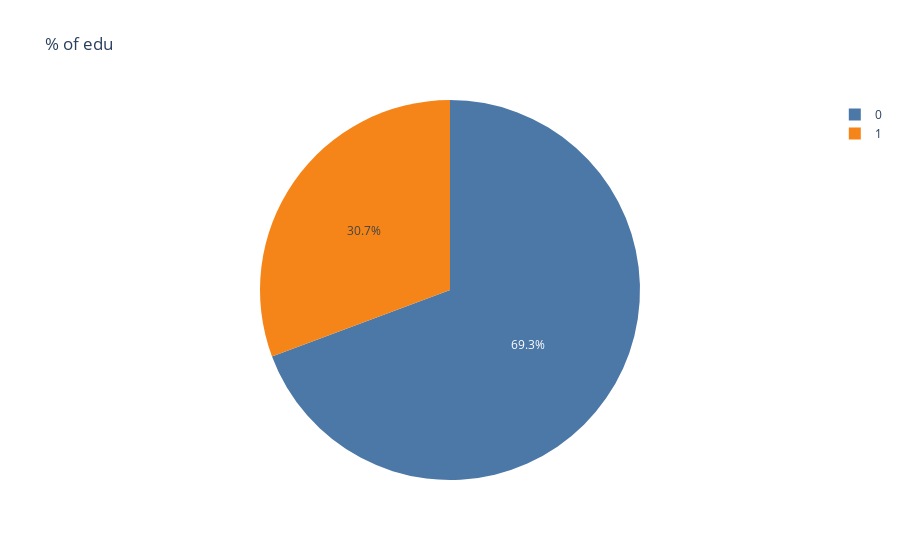

Here is the notebook cell this chart was saved with:
### Code cell
px.pie(df, values='educational-num', names='education', title='% of edu', color_discrete_sequence = px.colors.qualitative.T10)

### Figure 1 — Plotly figure (JSON) as saved in the notebook; plotly's stock layout.template omitted (floating-point values rounded to 4 significant figures; data arrays with more than 128 entries replaced by an {"elided": "..."} marker saying what was removed)
{"data": [{"domain": {"x": [0, 1], "y": [0, 1]}, "hovertemplate": "education=%{label}<br>educational-num=%{value}<extra></extra>", "labels": {"elided": "48842 int values"}, "legendgroup": "", "name": "", "showlegend": true, "type": "pie", "values": {"elided": "48842 int values"}}], "layout": {"autosize": true, "legend": {"tracegroupgap": 0}, "piecolorway": ["#4C78A8", "#F58518", "#E45756", "#72B7B2", "#54A24B", "#EECA3B", "#B279A2", "#FF9DA6", "#9D755D", "#BAB0AC"], "title": {"text": "% of edu"}}}
